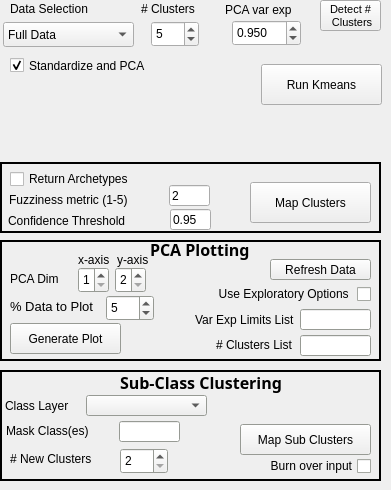
    <widget class="QWidget" name="unsupervised_tab">
     <attribute name="title">
      <string>Unsupervised</string>
     </attribute>
     <widget class="QPushButton" name="RunKmeansButton">
      <property name="geometry">
       <rect>
        <x>261</x>
        <y>64</y>
        <width>121</width>
        <height>41</height>
       </rect>
      </property>
      <property name="text">
       <string>Run Kmeans</string>
      </property>
     </widget>
     <widget class="QLabel" name="label_4">
      <property name="geometry">
       <rect>
        <x>141</x>
        <y>0</y>
        <width>71</width>
        <height>17</height>
       </rect>
      </property>
      <property name="frameShape">
       <enum>QFrame::NoFrame</enum>
      </property>
      <property name="text">
       <string># Clusters</string>
      </property>
     </widget>
     <widget class="QSpinBox" name="NumClusterBox">
      <property name="geometry">
       <rect>
        <x>151</x>
        <y>21</y>
        <width>48</width>
        <height>26</height>
       </rect>
      </property>
      <property name="minimum">
       <number>2</number>
      </property>
      <property name="value">
       <number>5</number>
      </property>
     </widget>
     <widget class="QPushButton" name="DetectNumClusters">
      <property name="geometry">
       <rect>
        <x>320</x>
        <y>0</y>
        <width>61</width>
        <height>31</height>
       </rect>
      </property>
      <property name="font">
       <font>
        <pointsize>8</pointsize>
       </font>
      </property>
      <property name="text">
       <string>Detect # 
 Clusters</string>
      </property>
     </widget>
     <widget class="QCheckBox" name="PCAbox">
      <property name="geometry">
       <rect>
        <x>10</x>
        <y>50</y>
        <width>171</width>
        <height>31</height>
       </rect>
      </property>
      <property name="font">
       <font>
        <pointsize>9</pointsize>
       </font>
      </property>
      <property name="text">
       <string>Standardize and PCA</string>
      </property>
      <property name="checked">
       <bool>true</bool>
      </property>
     </widget>
     <widget class="QFrame" name="frame_6">
      <property name="geometry">
       <rect>
        <x>0</x>
        <y>370</y>
        <width>381</width>
        <height>111</height>
       </rect>
      </property>
      <property name="palette">
       <palette>
        <active>
         <colorrole role="Base">
          <brush brushstyle="SolidPattern">
           <color alpha="255">
            <red>255</red>
            <green>255</green>
            <blue>255</blue>
           </color>
          </brush>
         </colorrole>
         <colorrole role="Window">
          <brush brushstyle="SolidPattern">
           <color alpha="255">
            <red>211</red>
            <green>215</green>
            <blue>207</blue>
           </color>
          </brush>
         </colorrole>
        </active>
        <inactive>
         <colorrole role="Base">
          <brush brushstyle="SolidPattern">
           <color alpha="255">
            <red>255</red>
            <green>255</green>
            <blue>255</blue>
           </color>
          </brush>
         </colorrole>
         <colorrole role="Window">
          <brush brushstyle="SolidPattern">
           <color alpha="255">
            <red>211</red>
            <green>215</green>
            <blue>207</blue>
           </color>
          </brush>
         </colorrole>
        </inactive>
        <disabled>
         <colorrole role="Base">
          <brush brushstyle="SolidPattern">
           <color alpha="255">
            <red>211</red>
            <green>215</green>
            <blue>207</blue>
           </color>
          </brush>
         </colorrole>
         <colorrole role="Window">
          <brush brushstyle="SolidPattern">
           <color alpha="255">
            <red>211</red>
            <green>215</green>
            <blue>207</blue>
           </color>
          </brush>
         </colorrole>
        </disabled>
       </palette>
      </property>
      <property name="frameShape">
       <enum>QFrame::Box</enum>
      </property>
      <property name="frameShadow">
       <enum>QFrame::Plain</enum>
      </property>
      <property name="lineWidth">
       <number>2</number>
      </property>
      <widget class="QSpinBox" name="numNewClustersBox">
       <property name="geometry">
        <rect>
         <x>120</x>
         <y>78</y>
         <width>48</width>
         <height>26</height>
        </rect>
       </property>
       <property name="minimum">
        <number>2</number>
       </property>
       <property name="maximum">
        <number>20</number>
       </property>
       <property name="singleStep">
        <number>1</number>
       </property>
       <property name="value">
        <number>2</number>
       </property>
      </widget>
      <widget class="QLabel" name="label_27">
       <property name="geometry">
        <rect>
         <x>120</x>
         <y>2</y>
         <width>161</width>
         <height>21</height>
        </rect>
       </property>
       <property name="font">
        <font>
         <family>Ubuntu Mono</family>
         <pointsize>12</pointsize>
         <weight>75</weight>
         <italic>false</italic>
         <bold>true</bold>
        </font>
       </property>
       <property name="text">
        <string>Sub-Class Clustering</string>
       </property>
      </widget>
      <widget class="QPushButton" name="mapSubClustersButton">
       <property name="geometry">
        <rect>
         <x>240</x>
         <y>54</y>
         <width>131</width>
         <height>31</height>
        </rect>
       </property>
       <property name="text">
        <string>Map Sub Clusters</string>
       </property>
      </widget>
      <widget class="QLineEdit" name="class_parse_lineEdit">
       <property name="geometry">
        <rect>
         <x>119</x>
         <y>51</y>
         <width>61</width>
         <height>21</height>
        </rect>
       </property>
      </widget>
      <widget class="QgsMapLayerComboBox" name="comboBox_ClassRaster">
       <property name="geometry">
        <rect>
         <x>86</x>
         <y>25</y>
         <width>121</width>
         <height>21</height>
        </rect>
       </property>
      </widget>
      <widget class="QLabel" name="label_29">
       <property name="geometry">
        <rect>
         <x>5</x>
         <y>27</y>
         <width>81</width>
         <height>17</height>
        </rect>
       </property>
       <property name="text">
        <string>Class Layer</string>
       </property>
      </widget>
      <widget class="QCheckBox" name="burnBox">
       <property name="geometry">
        <rect>
         <x>240</x>
         <y>86</y>
         <width>131</width>
         <height>20</height>
        </rect>
       </property>
       <property name="layoutDirection">
        <enum>Qt::RightToLeft</enum>
       </property>
       <property name="text">
        <string>Burn over input</string>
       </property>
       <property name="checked">
        <bool>false</bool>
       </property>
      </widget>
      <widget class="QLabel" name="label_39">
       <property name="geometry">
        <rect>
         <x>6</x>
         <y>52</y>
         <width>101</width>
         <height>17</height>
        </rect>
       </property>
       <property name="text">
        <string>Mask Class(es) </string>
       </property>
      </widget>
      <widget class="QLabel" name="label_40">
       <property name="geometry">
        <rect>
         <x>10</x>
         <y>80</y>
         <width>111</width>
         <height>17</height>
        </rect>
       </property>
       <property name="text">
        <string># New Clusters</string>
       </property>
      </widget>
     </widget>
     <widget class="QFrame" name="frame_7">
      <property name="geometry">
       <rect>
        <x>0</x>
        <y>240</y>
        <width>381</width>
        <height>121</height>
       </rect>
      </property>
      <property name="palette">
       <palette>
        <active>
         <colorrole role="Base">
          <brush brushstyle="SolidPattern">
           <color alpha="255">
            <red>255</red>
            <green>255</green>
            <blue>255</blue>
           </color>
          </brush>
         </colorrole>
         <colorrole role="Window">
          <brush brushstyle="SolidPattern">
           <color alpha="255">
            <red>211</red>
            <green>215</green>
            <blue>207</blue>
           </color>
          </brush>
         </colorrole>
        </active>
        <inactive>
         <colorrole role="Base">
          <brush brushstyle="SolidPattern">
           <color alpha="255">
            <red>255</red>
            <green>255</green>
            <blue>255</blue>
           </color>
          </brush>
         </colorrole>
         <colorrole role="Window">
          <brush brushstyle="SolidPattern">
           <color alpha="255">
            <red>211</red>
            <green>215</green>
            <blue>207</blue>
           </color>
          </brush>
         </colorrole>
        </inactive>
        <disabled>
         <colorrole role="Base">
          <brush brushstyle="SolidPattern">
           <color alpha="255">
            <red>211</red>
            <green>215</green>
            <blue>207</blue>
           </color>
          </brush>
         </colorrole>
         <colorrole role="Window">
          <brush brushstyle="SolidPattern">
           <color alpha="255">
            <red>211</red>
            <green>215</green>
            <blue>207</blue>
           </color>
          </brush>
         </colorrole>
        </disabled>
       </palette>
      </property>
      <property name="frameShape">
       <enum>QFrame::Box</enum>
      </property>
      <property name="frameShadow">
       <enum>QFrame::Plain</enum>
      </property>
      <property name="lineWidth">
       <number>2</number>
      </property>
      <widget class="QLabel" name="label_31">
       <property name="geometry">
        <rect>
         <x>150</x>
         <y>-1</y>
         <width>101</width>
         <height>21</height>
        </rect>
       </property>
       <property name="font">
        <font>
         <family>Ubuntu Mono</family>
         <pointsize>12</pointsize>
         <weight>75</weight>
         <italic>false</italic>
         <bold>true</bold>
        </font>
       </property>
       <property name="text">
        <string>PCA Plotting</string>
       </property>
      </widget>
      <widget class="QLineEdit" name="pca_var_exp_list">
       <property name="geometry">
        <rect>
         <x>300</x>
         <y>95</y>
         <width>71</width>
         <height>21</height>
        </rect>
       </property>
      </widget>
      <widget class="QCheckBox" name="burnBox_2">
       <property name="geometry">
        <rect>
         <x>210</x>
         <y>44</y>
         <width>161</width>
         <height>20</height>
        </rect>
       </property>
       <property name="layoutDirection">
        <enum>Qt::RightToLeft</enum>
       </property>
       <property name="text">
        <string>Use Exploratory Options </string>
       </property>
       <property name="checked">
        <bool>false</bool>
       </property>
      </widget>
      <widget class="QPushButton" name="generate_plot_button">
       <property name="geometry">
        <rect>
         <x>10</x>
         <y>83</y>
         <width>111</width>
         <height>31</height>
        </rect>
       </property>
       <property name="text">
        <string>Generate Plot</string>
       </property>
      </widget>
      <widget class="QLineEdit" name="n_clusters_list">
       <property name="geometry">
        <rect>
         <x>300</x>
         <y>69</y>
         <width>71</width>
         <height>21</height>
        </rect>
       </property>
      </widget>
      <widget class="QLabel" name="label_33">
       <property name="geometry">
        <rect>
         <x>195</x>
         <y>64</y>
         <width>101</width>
         <height>31</height>
        </rect>
       </property>
       <property name="font">
        <font>
         <pointsize>9</pointsize>
        </font>
       </property>
       <property name="text">
        <string>Var Exp Limits List</string>
       </property>
       <property name="textFormat">
        <enum>Qt::AutoText</enum>
       </property>
      </widget>
      <widget class="QLabel" name="label_34">
       <property name="geometry">
        <rect>
         <x>216</x>
         <y>89</y>
         <width>81</width>
         <height>31</height>
        </rect>
       </property>
       <property name="font">
        <font>
         <pointsize>9</pointsize>
        </font>
       </property>
       <property name="text">
        <string># Clusters List</string>
       </property>
       <property name="textFormat">
        <enum>Qt::AutoText</enum>
       </property>
      </widget>
      <widget class="QPushButton" name="refres_data_button">
       <property name="geometry">
        <rect>
         <x>270</x>
         <y>19</y>
         <width>101</width>
         <height>21</height>
        </rect>
       </property>
       <property name="text">
        <string>Refresh Data</string>
       </property>
      </widget>
      <widget class="QSpinBox" name="plt_axis_1">
       <property name="geometry">
        <rect>
         <x>78</x>
         <y>27</y>
         <width>31</width>
         <height>26</height>
        </rect>
       </property>
       <property name="minimum">
        <number>1</number>
       </property>
       <property name="maximum">
        <number>10</number>
       </property>
      </widget>
      <widget class="QSpinBox" name="plt_axis_2">
       <property name="geometry">
        <rect>
         <x>115</x>
         <y>27</y>
         <width>31</width>
         <height>26</height>
        </rect>
       </property>
       <property name="minimum">
        <number>2</number>
       </property>
       <property name="maximum">
        <number>10</number>
       </property>
      </widget>
      <widget class="QLabel" name="label_36">
       <property name="geometry">
        <rect>
         <x>78</x>
         <y>9</y>
         <width>41</width>
         <height>21</height>
        </rect>
       </property>
       <property name="font">
        <font>
         <pointsize>9</pointsize>
        </font>
       </property>
       <property name="text">
        <string>x-axis</string>
       </property>
       <property name="textFormat">
        <enum>Qt::AutoText</enum>
       </property>
      </widget>
      <widget class="QLabel" name="label_37">
       <property name="geometry">
        <rect>
         <x>117</x>
         <y>9</y>
         <width>41</width>
         <height>21</height>
        </rect>
       </property>
       <property name="font">
        <font>
         <pointsize>9</pointsize>
        </font>
       </property>
       <property name="text">
        <string>y-axis</string>
       </property>
       <property name="textFormat">
        <enum>Qt::AutoText</enum>
       </property>
      </widget>
      <widget class="QLabel" name="label_38">
       <property name="geometry">
        <rect>
         <x>10</x>
         <y>56</y>
         <width>91</width>
         <height>21</height>
        </rect>
       </property>
       <property name="font">
        <font>
         <pointsize>10</pointsize>
        </font>
       </property>
       <property name="text">
        <string>% Data to Plot</string>
       </property>
       <property name="textFormat">
        <enum>Qt::AutoText</enum>
       </property>
      </widget>
      <widget class="QSpinBox" name="pctdataplotBox">
       <property name="geometry">
        <rect>
         <x>106</x>
         <y>55</y>
         <width>48</width>
         <height>26</height>
        </rect>
       </property>
       <property name="minimum">
        <number>1</number>
       </property>
       <property name="maximum">
        <number>100</number>
       </property>
       <property name="singleStep">
        <number>5</number>
       </property>
       <property name="value">
        <number>5</number>
       </property>
      </widget>
      <widget class="QLabel" name="label_35">
       <property name="geometry">
        <rect>
         <x>10</x>
         <y>30</y>
         <width>71</width>
         <height>17</height>
        </rect>
       </property>
       <property name="frameShape">
        <enum>QFrame::NoFrame</enum>
       </property>
       <property name="text">
        <string>PCA Dim</string>
       </property>
      </widget>
     </widget>
     <widget class="QLabel" name="label_30">
      <property name="geometry">
       <rect>
        <x>225</x>
        <y>-6</y>
        <width>81</width>
        <height>31</height>
       </rect>
      </property>
      <property name="text">
       <string>PCA var exp</string>
      </property>
     </widget>
     <widget class="QFrame" name="frame_8">
      <property name="geometry">
       <rect>
        <x>0</x>
        <y>162</y>
        <width>381</width>
        <height>71</height>
       </rect>
      </property>
      <property name="frameShape">
       <enum>QFrame::Box</enum>
      </property>
      <property name="frameShadow">
       <enum>QFrame::Plain</enum>
      </property>
      <property name="lineWidth">
       <number>2</number>
      </property>
      <widget class="QPushButton" name="MapClustersButton">
       <property name="geometry">
        <rect>
         <x>250</x>
         <y>20</y>
         <width>121</width>
         <height>41</height>
        </rect>
       </property>
       <property name="text">
        <string>Map Clusters</string>
       </property>
      </widget>
      <widget class="QLineEdit" name="ConfValue">
       <property name="geometry">
        <rect>
         <x>170</x>
         <y>47</y>
         <width>41</width>
         <height>21</height>
        </rect>
       </property>
       <property name="text">
        <string>0.95</string>
       </property>
      </widget>
      <widget class="QLabel" name="label_7">
       <property name="geometry">
        <rect>
         <x>8</x>
         <y>50</y>
         <width>151</width>
         <height>17</height>
        </rect>
       </property>
       <property name="text">
        <string>Confidence Threshold</string>
       </property>
      </widget>
      <widget class="QLabel" name="label_6">
       <property name="geometry">
        <rect>
         <x>9</x>
         <y>22</y>
         <width>151</width>
         <height>31</height>
        </rect>
       </property>
       <property name="text">
        <string>Fuzziness metric (1-5)</string>
       </property>
      </widget>
      <widget class="QCheckBox" name="ArchetypeCheckBox">
       <property name="geometry">
        <rect>
         <x>10</x>
         <y>9</y>
         <width>151</width>
         <height>16</height>
        </rect>
       </property>
       <property name="text">
        <string>Return Archetypes</string>
       </property>
      </widget>
      <widget class="QLineEdit" name="FuzzinessValue">
       <property name="geometry">
        <rect>
         <x>169</x>
         <y>23</y>
         <width>41</width>
         <height>21</height>
        </rect>
       </property>
       <property name="text">
        <string>2</string>
       </property>
      </widget>
     </widget>
     <widget class="QComboBox" name="data_sel_box">
      <property name="geometry">
       <rect>
        <x>3</x>
        <y>22</y>
        <width>131</width>
        <height>25</height>
       </rect>
      </property>
      <item>
       <property name="text">
        <string>Full Data</string>
       </property>
      </item>
      <item>
       <property name="text">
        <string>Within Mask</string>
       </property>
      </item>
      <item>
       <property name="text">
        <string>Within Polygons</string>
       </property>
      </item>
     </widget>
     <widget class="QDoubleSpinBox" name="pca_var_exp">
      <property name="geometry">
       <rect>
        <x>232</x>
        <y>20</y>
        <width>69</width>
        <height>26</height>
       </rect>
      </property>
      <property name="decimals">
       <number>3</number>
      </property>
      <property name="minimum">
       <double>0.250000000000000</double>
      </property>
      <property name="maximum">
       <double>0.990000000000000</double>
      </property>
      <property name="singleStep">
       <double>0.025000000000000</double>
      </property>
      <property name="value">
       <double>0.950000000000000</double>
      </property>
     </widget>
     <widget class="QLabel" name="label_32">
      <property name="geometry">
       <rect>
        <x>10</x>
        <y>0</y>
        <width>111</width>
        <height>17</height>
       </rect>
      </property>
      <property name="frameShape">
       <enum>QFrame::NoFrame</enum>
      </property>
      <property name="text">
       <string>Data Selection</string>
      </property>
     </widget>
    </widget>
